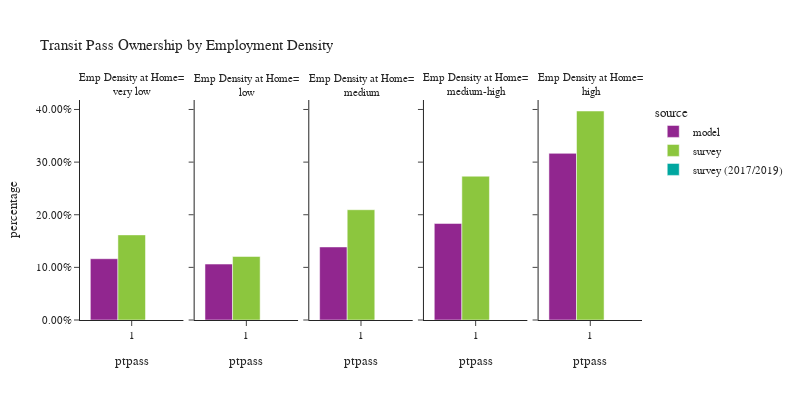

Notebook code for this chart:
### Code cell
plot_transit_pass(person, 'emp_density_group', 'Employment Density', 'Emp Density at Home')

### Figure 1 — Plotly figure (JSON) as saved in the notebook; plotly's stock layout.template omitted (floating-point values rounded to 4 significant figures)
{"data": [{"alignmentgroup": "True", "customdata": [[80931]], "hovertemplate": "source=model<br>emp_density_group=very low<br>ptpass=%{x}<br>percentage=%{y}<br>sample count=%{customdata[0]}<extra></extra>", "legendgroup": "model", "marker": {"color": "#91268F", "pattern": {"shape": ""}}, "name": "model", "offsetgroup": "model", "orientation": "v", "showlegend": true, "textposition": "auto", "type": "bar", "x": [1], "xaxis": "x", "y": [0.1164], "yaxis": "y"}, {"alignmentgroup": "True", "customdata": [[56488]], "hovertemplate": "source=model<br>emp_density_group=low<br>ptpass=%{x}<br>percentage=%{y}<br>sample count=%{customdata[0]}<extra></extra>", "legendgroup": "model", "marker": {"color": "#91268F", "pattern": {"shape": ""}}, "name": "model", "offsetgroup": "model", "orientation": "v", "showlegend": false, "textposition": "auto", "type": "bar", "x": [1], "xaxis": "x2", "y": [0.1063], "yaxis": "y2"}, {"alignmentgroup": "True", "customdata": [[164548]], "hovertemplate": "source=model<br>emp_density_group=medium<br>ptpass=%{x}<br>percentage=%{y}<br>sample count=%{customdata[0]}<extra></extra>", "legendgroup": "model", "marker": {"color": "#91268F", "pattern": {"shape": ""}}, "name": "model", "offsetgroup": "model", "orientation": "v", "showlegend": false, "textposition": "auto", "type": "bar", "x": [1], "xaxis": "x3", "y": [0.1388], "yaxis": "y3"}, {"alignmentgroup": "True", "customdata": [[199748]], "hovertemplate": "source=model<br>emp_density_group=medium-high<br>ptpass=%{x}<br>percentage=%{y}<br>sample count=%{customdata[0]}<extra></extra>", "legendgroup": "model", "marker": {"color": "#91268F", "pattern": {"shape": ""}}, "name": "model", "offsetgroup": "model", "orientation": "v", "showlegend": false, "textposition": "auto", "type": "bar", "x": [1], "xaxis": "x4", "y": [0.1834], "yaxis": "y4"}, {"alignmentgroup": "True", "customdata": [[270789]], "hovertemplate": "source=model<br>emp_density_group=high<br>ptpass=%{x}<br>percentage=%{y}<br>sample count=%{customdata[0]}<extra></extra>", "legendgroup": "model", "marker": {"color": "#91268F", "pattern": {"shape": ""}}, "name": "model", "offsetgroup": "model", "orientation": "v", "showlegend": false, "textposition": "auto", "type": "bar", "x": [1], "xaxis": "x5", "y": [0.3166], "yaxis": "y5"}, {"alignmentgroup": "True", "customdata": [[162]], "hovertemplate": "source=survey<br>emp_density_group=very low<br>ptpass=%{x}<br>percentage=%{y}<br>sample count=%{customdata[0]}<extra></extra>", "legendgroup": "survey", "marker": {"color": "#8CC63E", "pattern": {"shape": ""}}, "name": "survey", "offsetgroup": "survey", "orientation": "v", "showlegend": true, "textposition": "auto", "type": "bar", "x": [1], "xaxis": "x", "y": [0.1617], "yaxis": "y"}, {"alignmentgroup": "True", "customdata": [[110]], "hovertemplate": "source=survey<br>emp_density_group=low<br>ptpass=%{x}<br>percentage=%{y}<br>sample count=%{customdata[0]}<extra></extra>", "legendgroup": "survey", "marker": {"color": "#8CC63E", "pattern": {"shape": ""}}, "name": "survey", "offsetgroup": "survey", "orientation": "v", "showlegend": false, "textposition": "auto", "type": "bar", "x": [1], "xaxis": "x2", "y": [0.1207], "yaxis": "y2"}, {"alignmentgroup": "True", "customdata": [[372]], "hovertemplate": "source=survey<br>emp_density_group=medium<br>ptpass=%{x}<br>percentage=%{y}<br>sample count=%{customdata[0]}<extra></extra>", "legendgroup": "survey", "marker": {"color": "#8CC63E", "pattern": {"shape": ""}}, "name": "survey", "offsetgroup": "survey", "orientation": "v", "showlegend": false, "textposition": "auto", "type": "bar", "x": [1], "xaxis": "x3", "y": [0.2095], "yaxis": "y3"}, {"alignmentgroup": "True", "customdata": [[630]], "hovertemplate": "source=survey<br>emp_density_group=medium-high<br>ptpass=%{x}<br>percentage=%{y}<br>sample count=%{customdata[0]}<extra></extra>", "legendgroup": "survey", "marker": {"color": "#8CC63E", "pattern": {"shape": ""}}, "name": "survey", "offsetgroup": "survey", "orientation": "v", "showlegend": false, "textposition": "auto", "type": "bar", "x": [1], "xaxis": "x4", "y": [0.2732], "yaxis": "y4"}, {"alignmentgroup": "True", "customdata": [[1378]], "hovertemplate": "source=survey<br>emp_density_group=high<br>ptpass=%{x}<br>percentage=%{y}<br>sample count=%{customdata[0]}<extra></extra>", "legendgroup": "survey", "marker": {"color": "#8CC63E", "pattern": {"shape": ""}}, "name": "survey", "offsetgroup": "survey", "orientation": "v", "showlegend": false, "textposition": "auto", "type": "bar", "x": [1], "xaxis": "x5", "y": [0.3971], "yaxis": "y5"}, {"alignmentgroup": "True", "customdata": [[0]], "hovertemplate": "source=survey (2017/2019)<br>emp_density_group=very low<br>ptpass=%{x}<br>percentage=%{y}<br>sample count=%{customdata[0]}<extra></extra>", "legendgroup": "survey (2017/2019)", "marker": {"color": "#00A7A0", "pattern": {"shape": ""}}, "name": "survey (2017/2019)", "offsetgroup": "survey (2017/2019)", "orientation": "v", "showlegend": true, "textposition": "auto", "type": "bar", "x": [1], "xaxis": "x", "y": [0.0], "yaxis": "y"}, {"alignmentgroup": "True", "customdata": [[0]], "hovertemplate": "source=survey (2017/2019)<br>emp_density_group=low<br>ptpass=%{x}<br>percentage=%{y}<br>sample count=%{customdata[0]}<extra></extra>", "legendgroup": "survey (2017/2019)", "marker": {"color": "#00A7A0", "pattern": {"shape": ""}}, "name": "survey (2017/2019)", "offsetgroup": "survey (2017/2019)", "orientation": "v", "showlegend": false, "textposition": "auto", "type": "bar", "x": [1], "xaxis": "x2", "y": [0.0], "yaxis": "y2"}, {"alignmentgroup": "True", "customdata": [[0]], "hovertemplate": "source=survey (2017/2019)<br>emp_density_group=medium<br>ptpass=%{x}<br>percentage=%{y}<br>sample count=%{customdata[0]}<extra></extra>", "legendgroup": "survey (2017/2019)", "marker": {"color": "#00A7A0", "pattern": {"shape": ""}}, "name": "survey (2017/2019)", "offsetgroup": "survey (2017/2019)", "orientation": "v", "showlegend": false, "textposition": "auto", "type": "bar", "x": [1], "xaxis": "x3", "y": [0.0], "yaxis": "y3"}, {"alignmentgroup": "True", "customdata": [[0]], "hovertemplate": "source=survey (2017/2019)<br>emp_density_group=medium-high<br>ptpass=%{x}<br>percentage=%{y}<br>sample count=%{customdata[0]}<extra></extra>", "legendgroup": "survey (2017/2019)", "marker": {"color": "#00A7A0", "pattern": {"shape": ""}}, "name": "survey (2017/2019)", "offsetgroup": "survey (2017/2019)", "orientation": "v", "showlegend": false, "textposition": "auto", "type": "bar", "x": [1], "xaxis": "x4", "y": [0.0], "yaxis": "y4"}, {"alignmentgroup": "True", "customdata": [[0]], "hovertemplate": "source=survey (2017/2019)<br>emp_density_group=high<br>ptpass=%{x}<br>percentage=%{y}<br>sample count=%{customdata[0]}<extra></extra>", "legendgroup": "survey (2017/2019)", "marker": {"color": "#00A7A0", "pattern": {"shape": ""}}, "name": "survey (2017/2019)", "offsetgroup": "survey (2017/2019)", "orientation": "v", "showlegend": false, "textposition": "auto", "type": "bar", "x": [1], "xaxis": "x5", "y": [0.0], "yaxis": "y5"}], "layout": {"annotations": [{"font": {}, "showarrow": false, "text": "Emp Density at Home=<br>very low", "x": 0.092, "xanchor": "center", "xref": "paper", "y": 1.0, "yanchor": "bottom", "yref": "paper"}, {"font": {}, "showarrow": false, "text": "Emp Density at Home=<br>low", "x": 0.296, "xanchor": "center", "xref": "paper", "y": 1.0, "yanchor": "bottom", "yref": "paper"}, {"font": {}, "showarrow": false, "text": "Emp Density at Home=<br>medium", "x": 0.5, "xanchor": "center", "xref": "paper", "y": 1.0, "yanchor": "bottom", "yref": "paper"}, {"font": {}, "showarrow": false, "text": "Emp Density at Home=<br>medium-high", "x": 0.704, "xanchor": "center", "xref": "paper", "y": 1.0, "yanchor": "bottom", "yref": "paper"}, {"font": {}, "showarrow": false, "text": "Emp Density at Home=<br>high", "x": 0.908, "xanchor": "center", "xref": "paper", "y": 1.0, "yanchor": "bottom", "yref": "paper"}], "barmode": "group", "font": {"size": 11}, "height": 400, "legend": {"title": {"text": "source"}, "tracegroupgap": 0}, "title": {"text": "Transit Pass Ownership by Employment Density"}, "width": 800, "xaxis": {"anchor": "y", "domain": [0.0, 0.184], "title": {"text": "ptpass"}}, "xaxis2": {"anchor": "y2", "domain": [0.204, 0.388], "matches": "x", "title": {"text": "ptpass"}}, "xaxis3": {"anchor": "y3", "domain": [0.408, 0.592], "matches": "x", "title": {"text": "ptpass"}}, "xaxis4": {"anchor": "y4", "domain": [0.612, 0.796], "matches": "x", "title": {"text": "ptpass"}}, "xaxis5": {"anchor": "y5", "domain": [0.816, 1.0], "matches": "x", "title": {"text": "ptpass"}}, "yaxis": {"anchor": "x", "domain": [0.0, 1.0], "tickformat": ".2%", "title": {"text": "percentage"}}, "yaxis2": {"anchor": "x2", "domain": [0.0, 1.0], "matches": "y", "showticklabels": false, "tickformat": ".2%"}, "yaxis3": {"anchor": "x3", "domain": [0.0, 1.0], "matches": "y", "showticklabels": false, "tickformat": ".2%"}, "yaxis4": {"anchor": "x4", "domain": [0.0, 1.0], "matches": "y", "showticklabels": false, "tickformat": ".2%"}, "yaxis5": {"anchor": "x5", "domain": [0.0, 1.0], "matches": "y", "showticklabels": false, "tickformat": ".2%"}}}
